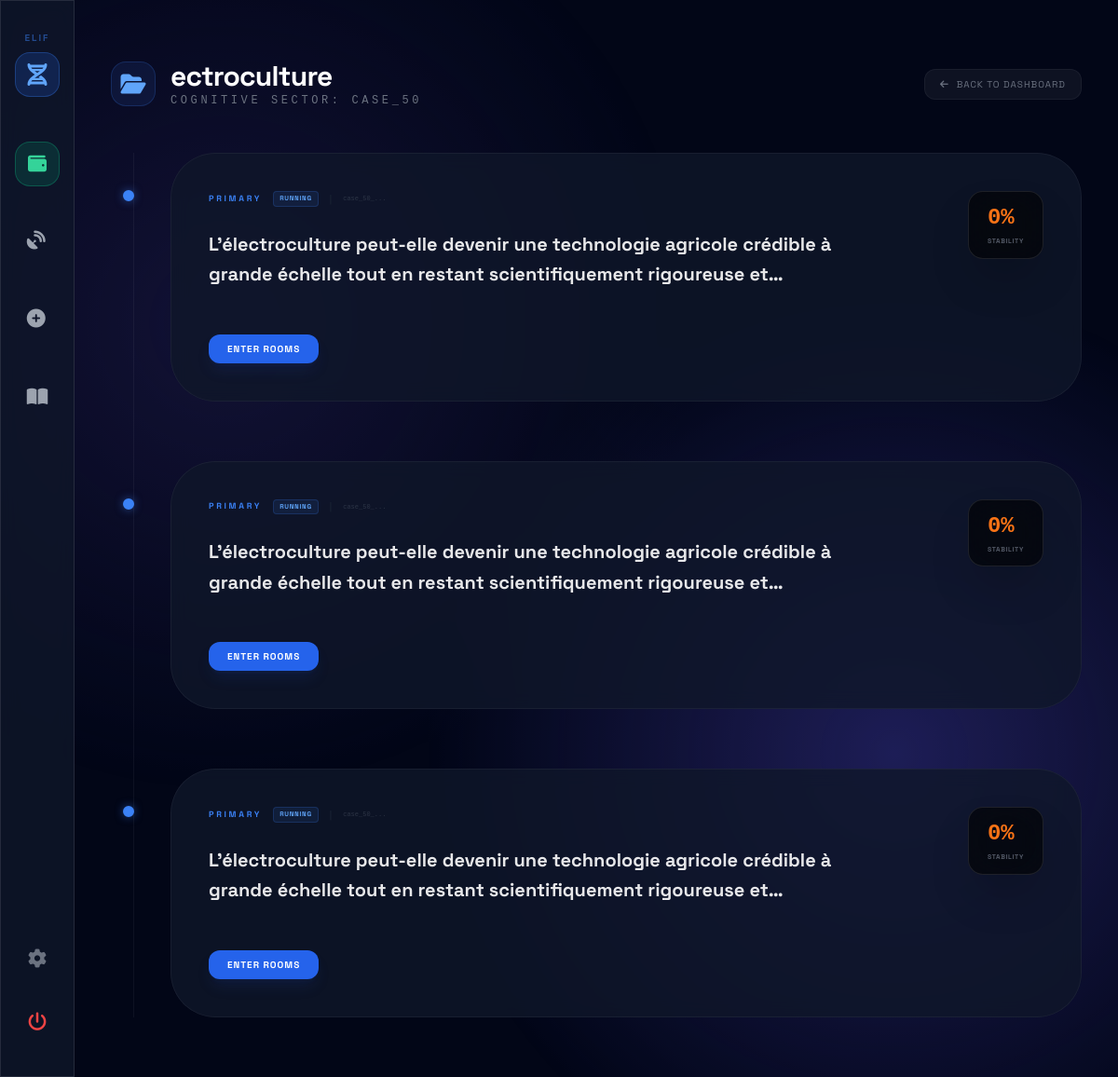
The page /topic/ectroculture / (signed in) on the database its author committed.
### discovery/models.py (models this page shows, shortened)
class Inquiry(models.Model):
    id = models.UUIDField(primary_key=True, default=uuid.uuid4, editable=False)
    case_id = models.CharField(max_length=100, default=uuid.uuid4)
    topic = models.CharField(max_length=255, default="General", help_text="The thematic folder/category for this inquiry.")
    core_question = models.TextField(help_text="The original input frame.")
    current_question_state = models.TextField(blank=True, help_text="The evolved inquiry state.")
    parent_inquiry = models.ForeignKey('self', on_delete=models.SET_NULL, null=True, blank=True, related_name='children')
    branch_name = models.CharField(max_length=255, blank=True, help_text="The name of the trajectory this branch represents.")
    divergences = models.JSONField(default=list, help_text="First-class inquiry forks / competing futures.")
    assumptions = models.JSONField(default=list, help_text="Load-bearing assumptions surfaced by Step 3.")
    evidence_map = models.JSONField(default=dict)
    hypothesis_set = models.JSONField(default=dict, help_text="Active and falsified possibilities.")
    solution_families = models.JSONField(default=list, help_text="Competing solution architectures (Pluralism).")
    unresolved_zones = models.JSONField(default=list, help_text="Residual Darkness / Regulatory uncertainty (The One).")
    constraints = models.JSONField(default=list)
    history_log = models.JSONField(default=list, help_text="Traceable audit of all cognitive mutations.")
    confidence_evolution = models.JSONField(default=list)
    stability_evolution = models.JSONField(default=list)
    current_status_msg = models.CharField(max_length=255, default="Initializing Engine...", blank=True)
    status = models.CharField(max_length=20, default="PENDING", choices=[
        ("PENDING", "Pending"),
        ("RUNNING", "Running"),
        ("COMPLETED", "Completed"),
        ("FAILED", "Failed"),
        ("REFUSED", "Refused"),
    ])
    final_verdict = models.CharField(max_length=100, blank=True, null=True)
    current_frame = models.JSONField(default=dict)
    state_data = models.JSONField(default=dict)
    created_at = models.DateTimeField(auto_now_add=True)
    updated_at = models.DateTimeField(auto_now=True)

### discovery/views.py (the view)
# urls.py: path('topic/<str:topic_name>/', views.topic_detail, name='topic_detail'),
@login_required
def topic_detail(request, topic_name):
    inquiries_list = Inquiry.objects.filter(topic=topic_name).order_by("created_at")
    if not inquiries_list.exists():
        messages.error(request, f"Topic '{topic_name}' not found.")
        return redirect("discovery:system_map")
    inquiries = []
    for inq in inquiries_list:
        completed = inq.planets.filter(status='COMPLETED').count()
        inq.is_active = completed < 11
        inquiries.append(inq)
    match = re.match(r"case_(\d+)_", inquiries[0].case_id)
    topic_prefix = f"CASE_{match.group(1)}" if match else "CASE_XX"
    context = {
        "topic_name": topic_name,
        "topic_prefix": topic_prefix,
        "inquiries": inquiries, # Chronological order
    }
    return render(request, "discovery/topic_detail.html", context)

### discovery/context_processors.py (called while the page is built)
def system_settings(request):
    return {
        'system_settings': SystemSettings.get_settings()
    }

### templates/discovery/topic_detail.html (shortened to what this page needs)
{% extends "base.html" %}
{% block content %}
<div class="max-w-6xl mx-auto py-4 md:py-8">
    <div class="flex flex-col md:flex-row items-center justify-between mb-12 space-y-6 md:space-y-0 text-center md:text-left">
        <div class="flex flex-col md:flex-row items-center space-y-4 md:space-y-0 md:space-x-4">
            <div class="w-12 h-12 rounded-2xl bg-blue-500/10 border border-blue-500/20 flex items-center justify-center text-blue-400">
                <i class="fa-solid fa-folder-open text-2xl"></i>
            </div>
            <div>
                <h1 class="text-2xl md:text-3xl font-bold text-white tracking-tight">{{ topic_name }}</h1>
                <p class="text-[10px] md:text-xs text-gray-500 uppercase tracking-[0.3em] font-mono">Cognitive Sector: {{ topic_prefix }}</p>
            </div>
        </div>
        <a href="{% url 'discovery:system_map' %}" class="flex items-center space-x-2 text-[10px] uppercase tracking-widest text-gray-500 hover:text-white transition-all bg-white/5 hover:bg-white/10 px-4 py-2 rounded-xl border border-white/5">
            <i class="fa-solid fa-arrow-left"></i>
            <span>Back to Dashboard</span>
        </a>
    </div>
    <div class="relative px-2 md:px-0">
        <div class="space-y-8 md:space-y-16">
            {% for inq in inquiries reversed %}
            <div class="relative pl-8 md:pl-16">
                <div class="absolute left-[15px] md:left-5 top-8 md:top-10 w-3 h-3 rounded-full border-2 {% if not inq.parent_inquiry %}bg-blue-500 border-blue-500 shadow-[0_0_10px_rgba(59,130,246,0.5)]{% else %}bg-purple-500 border-purple-500 shadow-[0_0_10px_rgba(168,85,247,0.5)]{% endif %} -ml-[7px] z-10 animate-pulse"></div>
                <div class="glass p-5 md:p-10 rounded-[2rem] md:rounded-[3rem] border-white/5 hover:bg-white/[0.03] hover:border-blue-500/20 transition-all group relative overflow-hidden">
                    <div class="absolute top-0 right-0 p-4 md:p-10 flex flex-col items-end z-20">
                        <div class="px-2.5 md:px-5 py-1.5 md:py-3 rounded-lg md:rounded-2xl bg-black/60 border border-white/10 backdrop-blur-xl shadow-2xl">
                            <div class="text-sm md:text-2xl font-black {% if inq.confidence_evolution|last > 75 %}text-green-400{% elif inq.confidence_evolution|last > 40 %}text-blue-400{% else %}text-orange-500{% endif %} font-mono leading-none mb-0.5 md:mb-1">
                                {{ inq.confidence_evolution|last|default:0 }}%
                            </div>
                            <div class="text-[5px] md:text-[7px] text-gray-500 uppercase tracking-widest text-right font-black opacity-80">Stability</div>
                        </div>
                    </div>
                    <div class="flex flex-col space-y-3 md:space-y-6 max-w-4xl pr-12 md:pr-40 relative z-10">
                        <div class="flex items-center space-x-2 md:space-x-3 overflow-hidden">
                            <span class="text-[7px] md:text-[9px] uppercase tracking-[0.3em] font-black {% if not inq.parent_inquiry %}text-blue-500{% else %}text-purple-400{% endif %} shrink-0">
                                {% if not inq.parent_inquiry %}Primary{% else %}Divergence{% endif %}
                            </span>
                            {% if inq.is_active %}
                            <span class="text-[7px] font-black text-blue-400 uppercase tracking-widest bg-blue-500/10 px-1.5 py-0.5 rounded border border-blue-500/20 animate-pulse">Running</span>
                            {% endif %}
                            <span class="text-gray-800 shrink-0 text-[10px]">|</span>
                            <span class="text-[7px] font-mono text-gray-600 truncate opacity-50">{{ inq.case_id|slice:":8" }}...</span>
                        </div>
                        <h3 class="text-sm md:text-xl font-bold text-white/90 group-hover:text-white transition-colors leading-snug md:leading-relaxed line-clamp-3 md:line-clamp-2 pr-4 md:pr-0">
                            {{ inq.core_question }}
                        </h3>
                        <div class="pt-2 md:pt-6 flex items-center space-x-4">
                            <a href="{% url 'discovery:room_view' inq.id 'DISCOVERY' %}" class="w-full md:w-auto px-5 py-2 rounded-xl bg-blue-600 hover:bg-blue-500 text-white text-[9px] md:text-[10px] font-black flex items-center justify-center uppercase tracking-widest transition-all shadow-lg shadow-blue-900/20">
                                Enter Rooms
                            </a>
                        </div>
                    </div>
                </div>
            </div>
            {% endfor %}
        </div>
    </div>
</div>
{% endblock %}

### templates/base.html (style rules this page uses)
body { background-color: #020617; color: #f8fafc; font-family: 'Space Grotesk', sans-serif; overflow-x: hidden; }
.glass { background: rgba(15, 23, 42, 0.8); backdrop-filter: blur(10px); border: 1px solid rgba(255, 255, 255, 0.1); }

### rows shown on the page
Inquiry: confidence_evolution|last "0", shows "PRIMARY", shows "RUNNING", case_id "case_50_", core_question "L’électroculture peut-elle devenir une technologie agricole crédible à grande échelle tout en restant scientifiquement rigoureuse…"
Inquiry: confidence_evolution|last "0", shows "PRIMARY", shows "RUNNING", case_id "case_50_", core_question "L’électroculture peut-elle devenir une technologie agricole crédible à grande échelle tout en restant scientifiquement rigoureuse…"
Inquiry: confidence_evolution|last "0", shows "PRIMARY", shows "RUNNING", case_id "case_50_", core_question "L’électroculture peut-elle devenir une technologie agricole crédible à grande échelle tout en restant scientifiquement rigoureuse…"

### other values the page prints
{{ topic_name }} "ectroculture"
{{ topic_prefix }} "CASE_50"
